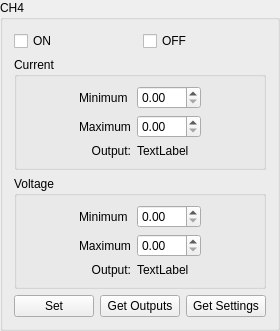
        <widget class="QGroupBox" name="groupBox_CH4">
         <property name="title">
          <string>CH4</string>
         </property>
         <layout class="QGridLayout" name="gridLayout_6">
          <item row="0" column="0" colspan="2">
           <widget class="QCheckBox" name="checkBox_CH4_ON">
            <property name="text">
             <string>ON</string>
            </property>
           </widget>
          </item>
          <item row="0" column="2" colspan="2">
           <widget class="QCheckBox" name="checkBox_CH4_OFF">
            <property name="text">
             <string>OFF</string>
            </property>
           </widget>
          </item>
          <item row="1" column="0" colspan="4">
           <widget class="QGroupBox" name="groupBox_CH4_Current">
            <property name="sizePolicy">
             <sizepolicy hsizetype="Preferred" vsizetype="Maximum">
              <horstretch>0</horstretch>
              <verstretch>0</verstretch>
             </sizepolicy>
            </property>
            <property name="title">
             <string>Current</string>
            </property>
            <layout class="QGridLayout" name="gridLayout_10">
             <item row="1" column="1">
              <widget class="QLabel" name="label_CH4_Current_Min">
               <property name="sizePolicy">
                <sizepolicy hsizetype="Maximum" vsizetype="Preferred">
                 <horstretch>0</horstretch>
                 <verstretch>0</verstretch>
                </sizepolicy>
               </property>
               <property name="text">
                <string>Minimum</string>
               </property>
              </widget>
             </item>
             <item row="2" column="1">
              <widget class="QLabel" name="label_CH4_Current_Max">
               <property name="sizePolicy">
                <sizepolicy hsizetype="Maximum" vsizetype="Preferred">
                 <horstretch>0</horstretch>
                 <verstretch>0</verstretch>
                </sizepolicy>
               </property>
               <property name="text">
                <string>Maximum</string>
               </property>
              </widget>
             </item>
             <item row="1" column="2">
              <widget class="QDoubleSpinBox" name="doubleSpinBox_CH4_Current_Min">
               <property name="sizePolicy">
                <sizepolicy hsizetype="MinimumExpanding" vsizetype="Fixed">
                 <horstretch>0</horstretch>
                 <verstretch>0</verstretch>
                </sizepolicy>
               </property>
              </widget>
             </item>
             <item row="3" column="2">
              <widget class="QLabel" name="label_CH4_Current_Output_Result">
               <property name="sizePolicy">
                <sizepolicy hsizetype="Preferred" vsizetype="Maximum">
                 <horstretch>0</horstretch>
                 <verstretch>0</verstretch>
                </sizepolicy>
               </property>
               <property name="text">
                <string>TextLabel</string>
               </property>
              </widget>
             </item>
             <item row="2" column="3">
              <spacer name="horizontalSpacer_18">
               <property name="orientation">
                <enum>Qt::Horizontal</enum>
               </property>
               <property name="sizeHint" stdset="0">
                <size>
                 <width>0</width>
                 <height>0</height>
                </size>
               </property>
              </spacer>
             </item>
             <item row="2" column="0">
              <spacer name="horizontalSpacer_19">
               <property name="orientation">
                <enum>Qt::Horizontal</enum>
               </property>
               <property name="sizeHint" stdset="0">
                <size>
                 <width>0</width>
                 <height>0</height>
                </size>
               </property>
              </spacer>
             </item>
             <item row="2" column="2">
              <widget class="QDoubleSpinBox" name="doubleSpinBox_CH4_Current_Max">
               <property name="sizePolicy">
                <sizepolicy hsizetype="MinimumExpanding" vsizetype="Fixed">
                 <horstretch>0</horstretch>
                 <verstretch>0</verstretch>
                </sizepolicy>
               </property>
               <property name="maximum">
                <double>100.000000000000000</double>
               </property>
              </widget>
             </item>
             <item row="3" column="1">
              <widget class="QLabel" name="label_CH4_Current_Output">
               <property name="sizePolicy">
                <sizepolicy hsizetype="Preferred" vsizetype="Maximum">
                 <horstretch>0</horstretch>
                 <verstretch>0</verstretch>
                </sizepolicy>
               </property>
               <property name="text">
                <string> Output:</string>
               </property>
               <property name="alignment">
                <set>Qt::AlignRight|Qt::AlignTrailing|Qt::AlignVCenter</set>
               </property>
              </widget>
             </item>
            </layout>
           </widget>
          </item>
          <item row="2" column="0" colspan="4">
           <widget class="QGroupBox" name="groupBox_CH4_Voltage">
            <property name="sizePolicy">
             <sizepolicy hsizetype="Preferred" vsizetype="Maximum">
              <horstretch>0</horstretch>
              <verstretch>0</verstretch>
             </sizepolicy>
            </property>
            <property name="title">
             <string>Voltage</string>
            </property>
            <layout class="QGridLayout" name="gridLayout_17">
             <item row="2" column="1">
              <widget class="QLabel" name="label_CH4_Voltage_Max">
               <property name="sizePolicy">
                <sizepolicy hsizetype="Maximum" vsizetype="Preferred">
                 <horstretch>0</horstretch>
                 <verstretch>0</verstretch>
                </sizepolicy>
               </property>
               <property name="text">
                <string>Maximum</string>
               </property>
              </widget>
             </item>
             <item row="2" column="2">
              <widget class="QDoubleSpinBox" name="doubleSpinBox_CH4_Voltage_Max">
               <property name="sizePolicy">
                <sizepolicy hsizetype="MinimumExpanding" vsizetype="Fixed">
                 <horstretch>0</horstretch>
                 <verstretch>0</verstretch>
                </sizepolicy>
               </property>
               <property name="maximum">
                <double>100.000000000000000</double>
               </property>
              </widget>
             </item>
             <item row="1" column="3" rowspan="3">
              <spacer name="horizontalSpacer_34">
               <property name="orientation">
                <enum>Qt::Horizontal</enum>
               </property>
               <property name="sizeHint" stdset="0">
                <size>
                 <width>0</width>
                 <height>0</height>
                </size>
               </property>
              </spacer>
             </item>
             <item row="1" column="1">
              <widget class="QLabel" name="label_CH4_Voltage_Min">
               <property name="sizePolicy">
                <sizepolicy hsizetype="Maximum" vsizetype="Preferred">
                 <horstretch>0</horstretch>
                 <verstretch>0</verstretch>
                </sizepolicy>
               </property>
               <property name="text">
                <string>Minimum</string>
               </property>
              </widget>
             </item>
             <item row="1" column="0" rowspan="3">
              <spacer name="horizontalSpacer_17">
               <property name="orientation">
                <enum>Qt::Horizontal</enum>
               </property>
               <property name="sizeHint" stdset="0">
                <size>
                 <width>0</width>
                 <height>0</height>
                </size>
               </property>
              </spacer>
             </item>
             <item row="1" column="2">
              <widget class="QDoubleSpinBox" name="doubleSpinBox_CH4_Voltage_Min">
               <property name="sizePolicy">
                <sizepolicy hsizetype="MinimumExpanding" vsizetype="Fixed">
                 <horstretch>0</horstretch>
                 <verstretch>0</verstretch>
                </sizepolicy>
               </property>
              </widget>
             </item>
             <item row="3" column="2">
              <widget class="QLabel" name="label_CH4_Voltage_Output_Result">
               <property name="sizePolicy">
                <sizepolicy hsizetype="Preferred" vsizetype="Maximum">
                 <horstretch>0</horstretch>
                 <verstretch>0</verstretch>
                </sizepolicy>
               </property>
               <property name="text">
                <string>TextLabel</string>
               </property>
              </widget>
             </item>
             <item row="3" column="1">
              <widget class="QLabel" name="label_CH4_Voltage_Output">
               <property name="sizePolicy">
                <sizepolicy hsizetype="Preferred" vsizetype="Maximum">
                 <horstretch>0</horstretch>
                 <verstretch>0</verstretch>
                </sizepolicy>
               </property>
               <property name="text">
                <string> Output:</string>
               </property>
               <property name="alignment">
                <set>Qt::AlignRight|Qt::AlignTrailing|Qt::AlignVCenter</set>
               </property>
              </widget>
             </item>
            </layout>
           </widget>
          </item>
          <item row="3" column="0">
           <widget class="QPushButton" name="pushButton_CH4_Set">
            <property name="text">
             <string>Set</string>
            </property>
           </widget>
          </item>
          <item row="3" column="1" colspan="2">
           <widget class="QPushButton" name="pushButton_CH4_Get_Outputs">
            <property name="text">
             <string>Get Outputs</string>
            </property>
           </widget>
          </item>
          <item row="3" column="3">
           <widget class="QPushButton" name="pushButton_CH4_Get_Settings">
            <property name="text">
             <string>Get Settings</string>
            </property>
           </widget>
          </item>
         </layout>
        </widget>
